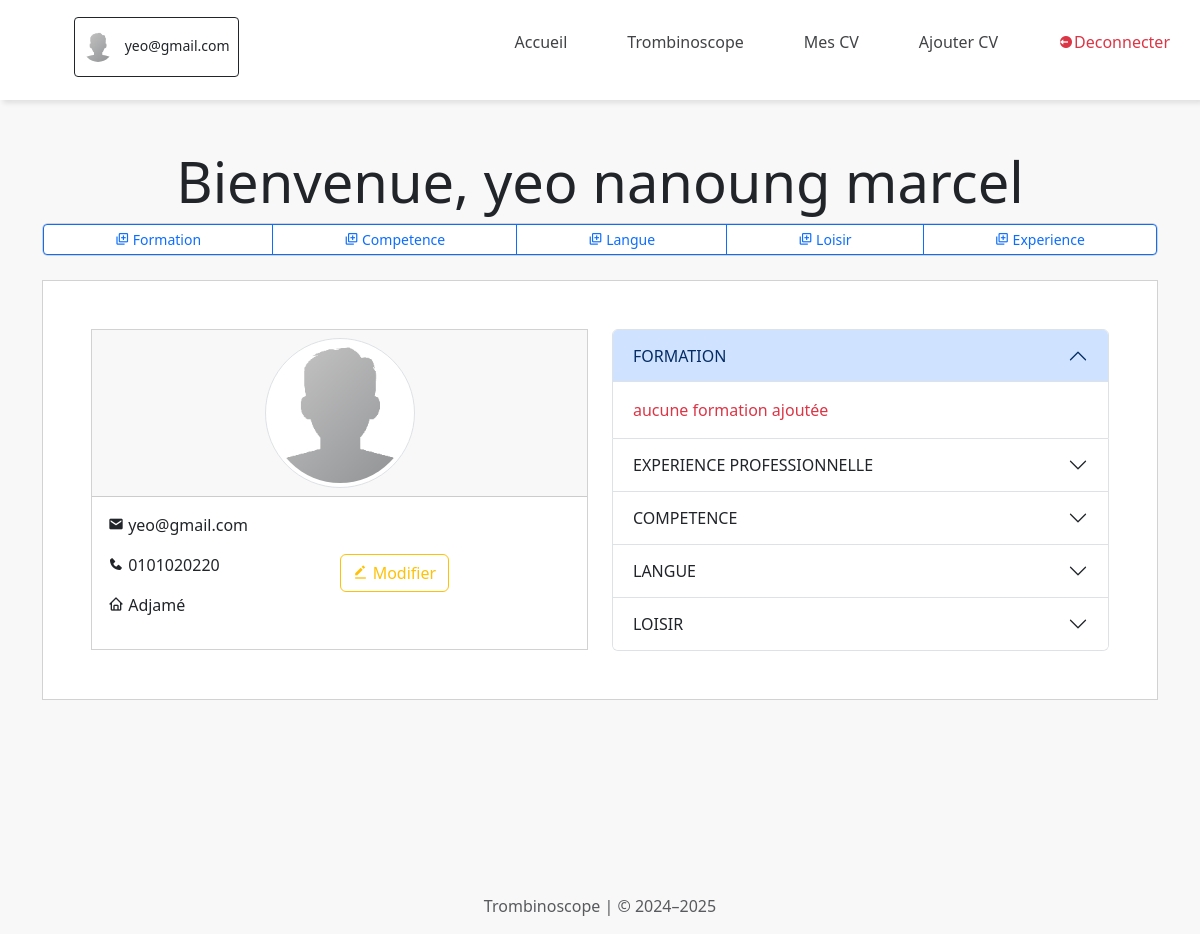
The app's page /profil-user/ (signed in), older data.
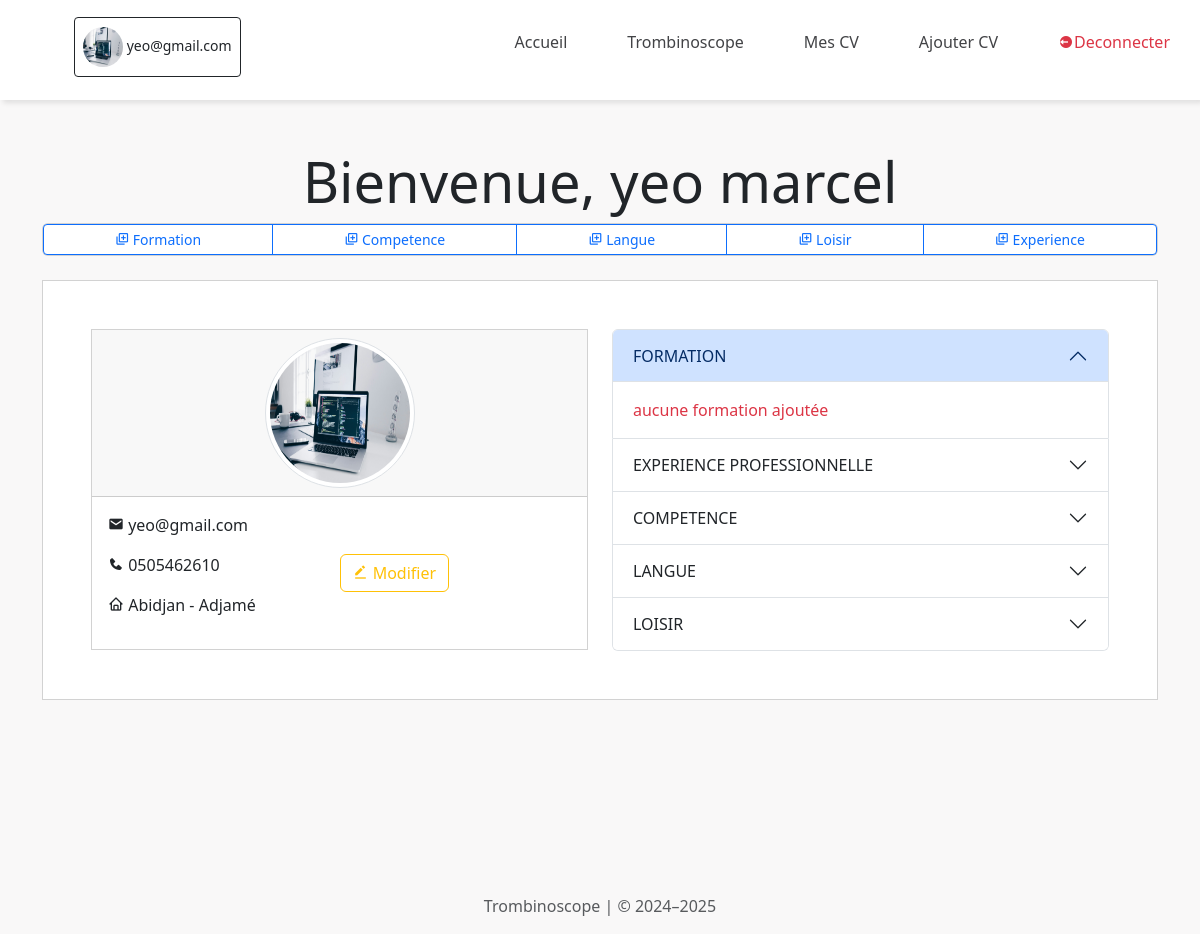
The same page, newer data.
### App/models.py (models this page shows)
class Personne(AbstractUser):
    email = models.EmailField(unique=True)
    username = None
    last_name = None
    first_name = None
    nom = models.CharField(max_length=30)
    prenom = models.CharField(max_length=30)
    telephone = models.CharField(max_length=30, unique=True)
    adresse = models.CharField(max_length=200)
    photo = models.ImageField(upload_to="photos/")
    USERNAME_FIELD = 'email'
    REQUIRED_FIELDS = ['nom', 'prenom', 'telephone','adresse']
    objects = PersonneManager()

### App/views.py (the view)
# urls.py: path('profil-user/',views.profil, name='profil'),
@login_required
def profil(request):
    utilisateur = request.user
    formations = Formation.objects.filter(personne=request.user)
    competences = Competence.objects.all()
    langues = Langue.objects.all()
    loisirs = Loisir.objects.all()
    experiences = ExperienceProfessionnelle.objects.all()
    context = {
        'user': utilisateur,
        'formations':formations,
        'competences':competences,
        'langues':langues,
        'loisirs':loisirs,
        'experiences':experiences,
    }
    return render(request, "utilisateur/profil/index.html", context)

### App/templates/utilisateur/profil/index.html (shortened to what the changed rows need)
{% extends "cv/base.html" %}
{% load static %}
{% block content %}
<div class="container mt-5">
    <h1 class="text-center display-4">Bienvenue, {{ user.nom }} {{ user.prenom }}</h1>
    <div class="d-flex justify-content-end card">
        <div class="btn-group btn-group-sm" role="group" aria-label="Small button group">
        </div>
    </div>
    <div class="card mt-4 rounded-0 p-5">
        <div class="row">
            <div class="col-sm-6">
                <div class="card rounded-0">
                    <div class="card-header text-dark rounded-0 d-flex justify-content-center">
                        {% if user.photo %}
                            <img src="{{ user.photo.url }}" alt="Photo de {{ user.nom }}" class="rounded-circle img-thumbnail" style="width: 150px; height: 150px;">
                        {% else %}
                            <img src="{% static 'assets/img/default-avatar.png' %}" alt="Photo de {{ user.nom }}" class="rounded-circle img-thumbnail" style="width: 150px; height: 150px;">
                        {% endif %}
                    </div>
                    <div class="card-body d-flex justify-content-between align-items-center">
                        <div>
                            <p><i class='bx bxs-envelope'> </i> <span>{{ user.email }}</span></p>
                            <p><i class='bx bxs-phone' ></i> {{ user.telephone }}</p>
                            <p><i class='bx bx-home' ></i> {{ user.adresse }}</p>
                        </div>
                    </div>
                </div>
            </div>
            <div class="col-sm-6">
                <div class="accordion" id="accordionExample">
                    <div class="accordion-item">
                      <h2 class="accordion-header" id="headingOne">
                        <button class="accordion-button" type="button" data-bs-toggle="collapse" data-bs-target="#collapseOne" aria-expanded="true" aria-controls="collapseOne">
                          FORMATION
                        </button>
                      </h2>
                    </div>
                    <div class="accordion-item">
                      <h2 class="accordion-header" id="headingTwo">
                        <button class="accordion-button collapsed" type="button" data-bs-toggle="collapse" data-bs-target="#collapseTwo" aria-expanded="false" aria-controls="collapseTwo">
                          EXPERIENCE PROFESSIONNELLE
                        </button>
                      </h2>
                    </div>
                    <div class="accordion-item">
                      <h2 class="accordion-header" id="headingThree">
                        <button class="accordion-button collapsed" type="button" data-bs-toggle="collapse" data-bs-target="#collapseThree" aria-expanded="false" aria-controls="collapseThree">
                          COMPETENCE
                        </button>
                      </h2>
                    </div>
                    <div class="accordion-item">
                      <h2 class="accordion-header" id="headingFour">
                        <button class="accordion-button collapsed" type="button" data-bs-toggle="collapse" data-bs-target="#collapseFour" aria-expanded="false" aria-controls="collapseFour">
                          LANGUE
                        </button>
                      </h2>
                    </div>
                    <div class="accordion-item">
                      <h2 class="accordion-header" id="headingFive">
                        <button class="accordion-button collapsed" type="button" data-bs-toggle="collapse" data-bs-target="#collapseFive" aria-expanded="false" aria-controls="collapseFive">
                          LOISIR
                        </button>
                      </h2>
                    </div>
                  </div>
            </div>
        </div>
    </div>
</div>
{% endblock %}

### App/templates/cv/base.html (shortened to what this page needs)
{% load static %}
<!DOCTYPE html>
<html lang="en">
<head>
    <link href="https://cdn.jsdelivr.net/npm/bootstrap@5.3.3/dist/css/bootstrap.min.css" rel="stylesheet">
    <link href='https://unpkg.com/boxicons@2.0.9/css/boxicons.min.css' rel='stylesheet'>
    <link href="https://cdnjs.cloudflare.com/ajax/libs/font-awesome/6.5.0/css/all.min.css" rel="stylesheet">
    <link href="https://cdn.jsdelivr.net/npm/select2@4.0.13/dist/css/select2.min.css" rel="stylesheet" />
</head>
<body>
    <nav class="navBar">
        <ul>
            {% if user.is_authenticated %}
            <li class="">
                <button type="button" class="btn btn-outline-dark btn-sm" style="margin-left: 3em; height: 60px;">
                    {% if user.photo %}
                        <img src="{{ user.photo.url }}" alt="User Image" class="rounded-circle" style="width: 40px; height: 40px;">
                    {% else %}
                        <img src="{% static 'assets/img/default-avatar.png' %}" alt="" class="rounded-circle me-2" style="width: 30px; height: 30px;">
                    {% endif %}
                        <span>{{ user.email }}</span>
                </button>
            </li>
            {% endif %}
            {% if user.is_authenticated %}
                <li class="hideOnMible">
                    <a class="lien" href="{% url 'profil' %}">
                        <span class="text">Accueil</span>
                    </a>
                </li>
                <li class="hideOnMible">
                    <a class="lien" href="{% url 'index' %}">
                        <span class="text">Trombinoscope</span>
                    </a>
                </li>
                <li class="hideOnMible">
                    <a class="lien" href="{% url 'mesCv' %}">
                        <span class="text">Mes CV</span>
                    </a>
                </li>
                <li class="hideOnMible">
                    <a class="lien" href="{% url 'format-cv' %}">
                        <span class="text">Ajouter CV</span>
                    </a>
                </li>
                <li class="hideOnMible">
                    <a href="{% url 'deconnexion' %}" class="text-danger">
                        <i class='bx bxs-log-out-circle' ></i>
                        <span class="text">Deconnecter</span>
                    </a>
                </li>
            {% endif %}
        </ul>
    </nav>
    <div id="content" class="container-fluid">
        {% block content %}
        {% endblock %}
    </div>
    <footer style="height: 60px; display: flex; align-items: center; justify-content: center; margin-top: 10em;">
        <div class="text-center">
            <p class="mt-5 mb-3 text-muted">Trombinoscope | © 2024–2025</p>
        </div>
    </footer>
</body>
</html>

Row changes from the older to the newer data that the page shows:
changed Personne "yeo": photo: picture added; prenom "nanoung marcel" → "marcel"; telephone "0101020220" → "0505462610"; adresse "Adjamé" → "Abidjan - Adjamé"
